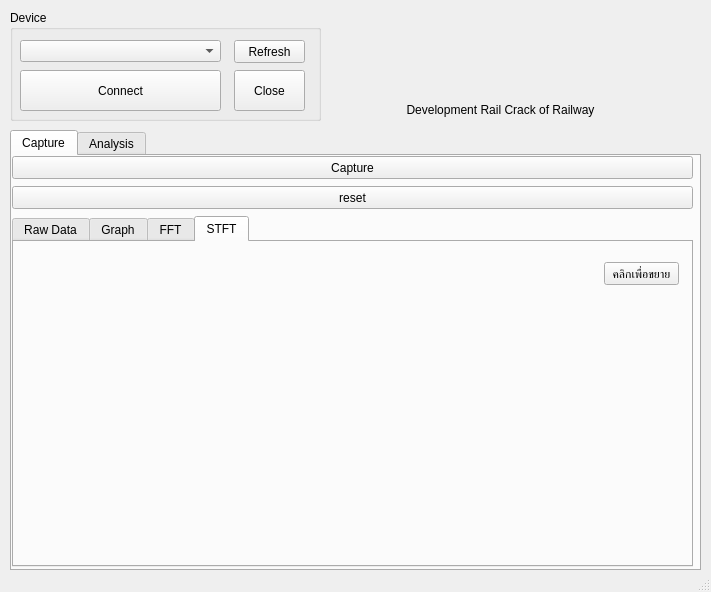
<?xml version="1.0" encoding="UTF-8"?>
<ui version="4.0">
 <class>MainWindow</class>
 <widget class="QMainWindow" name="MainWindow">
  <property name="geometry">
   <rect>
    <x>0</x>
    <y>0</y>
    <width>711</width>
    <height>592</height>
   </rect>
  </property>
  <property name="windowTitle">
   <string>Development Rail Crack of Railway</string>
  </property>
  <property name="windowIcon">
   <iconset>
    <normaloff>minilogo.png</normaloff>minilogo.png</iconset>
  </property>
  <widget class="QWidget" name="centralwidget">
   <widget class="QTabWidget" name="tabWidget">
    <property name="geometry">
     <rect>
      <x>10</x>
      <y>130</y>
      <width>691</width>
      <height>441</height>
     </rect>
    </property>
    <property name="currentIndex">
     <number>0</number>
    </property>
    <widget class="QWidget" name="capture">
     <attribute name="title">
      <string>Capture</string>
     </attribute>
     <widget class="QPushButton" name="capture_Button">
      <property name="geometry">
       <rect>
        <x>0</x>
        <y>0</y>
        <width>681</width>
        <height>23</height>
       </rect>
      </property>
      <property name="text">
       <string>Capture</string>
      </property>
     </widget>
     <widget class="QPushButton" name="reset_Button">
      <property name="geometry">
       <rect>
        <x>0</x>
        <y>30</y>
        <width>681</width>
        <height>23</height>
       </rect>
      </property>
      <property name="text">
       <string>reset</string>
      </property>
     </widget>
     <widget class="QTabWidget" name="tabWidget_3">
      <property name="geometry">
       <rect>
        <x>0</x>
        <y>60</y>
        <width>681</width>
        <height>351</height>
       </rect>
      </property>
      <property name="currentIndex">
       <number>3</number>
      </property>
      <widget class="QWidget" name="raw">
       <attribute name="title">
        <string>Raw Data</string>
       </attribute>
       <widget class="QListWidget" name="data_raw">
        <property name="geometry">
         <rect>
          <x>10</x>
          <y>40</y>
          <width>471</width>
          <height>261</height>
         </rect>
        </property>
       </widget>
       <widget class="QPushButton" name="b_xlsx">
        <property name="geometry">
         <rect>
          <x>490</x>
          <y>40</y>
          <width>181</width>
          <height>81</height>
         </rect>
        </property>
        <property name="text">
         <string>Save .xlsx</string>
        </property>
       </widget>
       <widget class="QPushButton" name="b_csv">
        <property name="geometry">
         <rect>
          <x>490</x>
          <y>130</y>
          <width>181</width>
          <height>81</height>
         </rect>
        </property>
        <property name="text">
         <string>Save .csv</string>
        </property>
       </widget>
       <widget class="QPushButton" name="b_txt">
        <property name="geometry">
         <rect>
          <x>490</x>
          <y>220</y>
          <width>181</width>
          <height>81</height>
         </rect>
        </property>
        <property name="text">
         <string>Save .txt</string>
        </property>
       </widget>
       <widget class="QLabel" name="save_name">
        <property name="geometry">
         <rect>
          <x>10</x>
          <y>10</y>
          <width>531</width>
          <height>20</height>
         </rect>
        </property>
        <property name="text">
         <string>Latest file : </string>
        </property>
       </widget>
      </widget>
      <widget class="QWidget" name="graph">
       <attribute name="title">
        <string>Graph</string>
       </attribute>
       <widget class="SIGNAL" name="widget" native="true">
        <property name="geometry">
         <rect>
          <x>10</x>
          <y>10</y>
          <width>651</width>
          <height>301</height>
         </rect>
        </property>
       </widget>
      </widget>
      <widget class="QWidget" name="tab_4">
       <attribute name="title">
        <string>FFT</string>
       </attribute>
       <widget class="SIGNAL" name="widget_4" native="true">
        <property name="geometry">
         <rect>
          <x>10</x>
          <y>10</y>
          <width>651</width>
          <height>301</height>
         </rect>
        </property>
       </widget>
      </widget>
      <widget class="QWidget" name="tab_5">
       <attribute name="title">
        <string>STFT</string>
       </attribute>
       <widget class="QLabel" name="spec_2">
        <property name="geometry">
         <rect>
          <x>10</x>
          <y>10</y>
          <width>651</width>
          <height>301</height>
         </rect>
        </property>
        <property name="text">
         <string/>
        </property>
        <property name="scaledContents">
         <bool>false</bool>
        </property>
       </widget>
       <widget class="QPushButton" name="pushButton_2">
        <property name="geometry">
         <rect>
          <x>590</x>
          <y>20</y>
          <width>75</width>
          <height>23</height>
         </rect>
        </property>
        <property name="text">
         <string>คลิกเพื่อขยาย</string>
        </property>
       </widget>
      </widget>
     </widget>
    </widget>
    <widget class="QWidget" name="analysis">
     <attribute name="title">
      <string>Analysis</string>
     </attribute>
     <widget class="QGroupBox" name="groupBox_2">
      <property name="geometry">
       <rect>
        <x>10</x>
        <y>10</y>
        <width>661</width>
        <height>61</height>
       </rect>
      </property>
      <property name="title">
       <string>command</string>
      </property>
      <widget class="QPushButton" name="load_file">
       <property name="geometry">
        <rect>
         <x>10</x>
         <y>20</y>
         <width>75</width>
         <height>31</height>
        </rect>
       </property>
       <property name="text">
        <string>load</string>
       </property>
      </widget>
      <widget class="QPushButton" name="analysis_2">
       <property name="geometry">
        <rect>
         <x>90</x>
         <y>20</y>
         <width>75</width>
         <height>31</height>
        </rect>
       </property>
       <property name="text">
        <string>analysis</string>
       </property>
      </widget>
      <widget class="QLabel" name="load_name">
       <property name="geometry">
        <rect>
         <x>180</x>
         <y>30</y>
         <width>461</width>
         <height>16</height>
        </rect>
       </property>
       <property name="text">
        <string>Latest file : </string>
       </property>
      </widget>
     </widget>
     <widget class="QTabWidget" name="tabWidget_2">
      <property name="geometry">
       <rect>
        <x>10</x>
        <y>80</y>
        <width>661</width>
        <height>331</height>
       </rect>
      </property>
      <property name="currentIndex">
       <number>2</number>
      </property>
      <widget class="QWidget" name="tab">
       <attribute name="title">
        <string>Signal</string>
       </attribute>
       <widget class="SIGNAL" name="widget_2" native="true">
        <property name="geometry">
         <rect>
          <x>10</x>
          <y>10</y>
          <width>641</width>
          <height>291</height>
         </rect>
        </property>
       </widget>
      </widget>
      <widget class="QWidget" name="tab_3">
       <attribute name="title">
        <string>FFT</string>
       </attribute>
       <widget class="SIGNAL" name="widget_3" native="true">
        <property name="geometry">
         <rect>
          <x>10</x>
          <y>10</y>
          <width>641</width>
          <height>271</height>
         </rect>
        </property>
       </widget>
      </widget>
      <widget class="QWidget" name="tab_2">
       <attribute name="title">
        <string>STFT</string>
       </attribute>
       <widget class="QLabel" name="spec">
        <property name="geometry">
         <rect>
          <x>10</x>
          <y>10</y>
          <width>641</width>
          <height>281</height>
         </rect>
        </property>
        <property name="text">
         <string/>
        </property>
        <property name="scaledContents">
         <bool>false</bool>
        </property>
       </widget>
       <widget class="QPushButton" name="pushButton">
        <property name="geometry">
         <rect>
          <x>570</x>
          <y>10</y>
          <width>75</width>
          <height>23</height>
         </rect>
        </property>
        <property name="text">
         <string>คลิกเพื่อขยาย</string>
        </property>
       </widget>
      </widget>
     </widget>
    </widget>
   </widget>
   <widget class="QGroupBox" name="groupBox">
    <property name="geometry">
     <rect>
      <x>10</x>
      <y>10</y>
      <width>311</width>
      <height>111</height>
     </rect>
    </property>
    <property name="title">
     <string>Device</string>
    </property>
    <widget class="QComboBox" name="port_combobox">
     <property name="geometry">
      <rect>
       <x>10</x>
       <y>30</y>
       <width>201</width>
       <height>22</height>
      </rect>
     </property>
    </widget>
    <widget class="QPushButton" name="refresh">
     <property name="geometry">
      <rect>
       <x>224</x>
       <y>30</y>
       <width>71</width>
       <height>23</height>
      </rect>
     </property>
     <property name="text">
      <string>Refresh</string>
     </property>
    </widget>
    <widget class="QPushButton" name="connect">
     <property name="geometry">
      <rect>
       <x>10</x>
       <y>60</y>
       <width>201</width>
       <height>41</height>
      </rect>
     </property>
     <property name="text">
      <string>Connect</string>
     </property>
    </widget>
    <widget class="QPushButton" name="close">
     <property name="geometry">
      <rect>
       <x>224</x>
       <y>60</y>
       <width>71</width>
       <height>41</height>
      </rect>
     </property>
     <property name="text">
      <string>Close</string>
     </property>
    </widget>
   </widget>
   <widget class="QLabel" name="label">
    <property name="geometry">
     <rect>
      <x>470</x>
      <y>20</y>
      <width>61</width>
      <height>81</height>
     </rect>
    </property>
    <property name="text">
     <string/>
    </property>
    <property name="pixmap">
     <pixmap>logo.png</pixmap>
    </property>
    <property name="scaledContents">
     <bool>true</bool>
    </property>
   </widget>
   <widget class="QLabel" name="label_2">
    <property name="geometry">
     <rect>
      <x>350</x>
      <y>100</y>
      <width>301</width>
      <height>20</height>
     </rect>
    </property>
    <property name="text">
     <string>&lt;html&gt;&lt;head/&gt;&lt;body&gt;&lt;p align=&quot;center&quot;&gt;Development Rail Crack of Railway&lt;/p&gt;&lt;/body&gt;&lt;/html&gt;</string>
    </property>
   </widget>
  </widget>
  <widget class="QStatusBar" name="statusbar"/>
 </widget>
 <customwidgets>
  <customwidget>
   <class>SIGNAL</class>
   <extends>QWidget</extends>
   <header>SIGNAL.h</header>
   <container>1</container>
  </customwidget>
 </customwidgets>
 <resources/>
 <connections/>
</ui>
